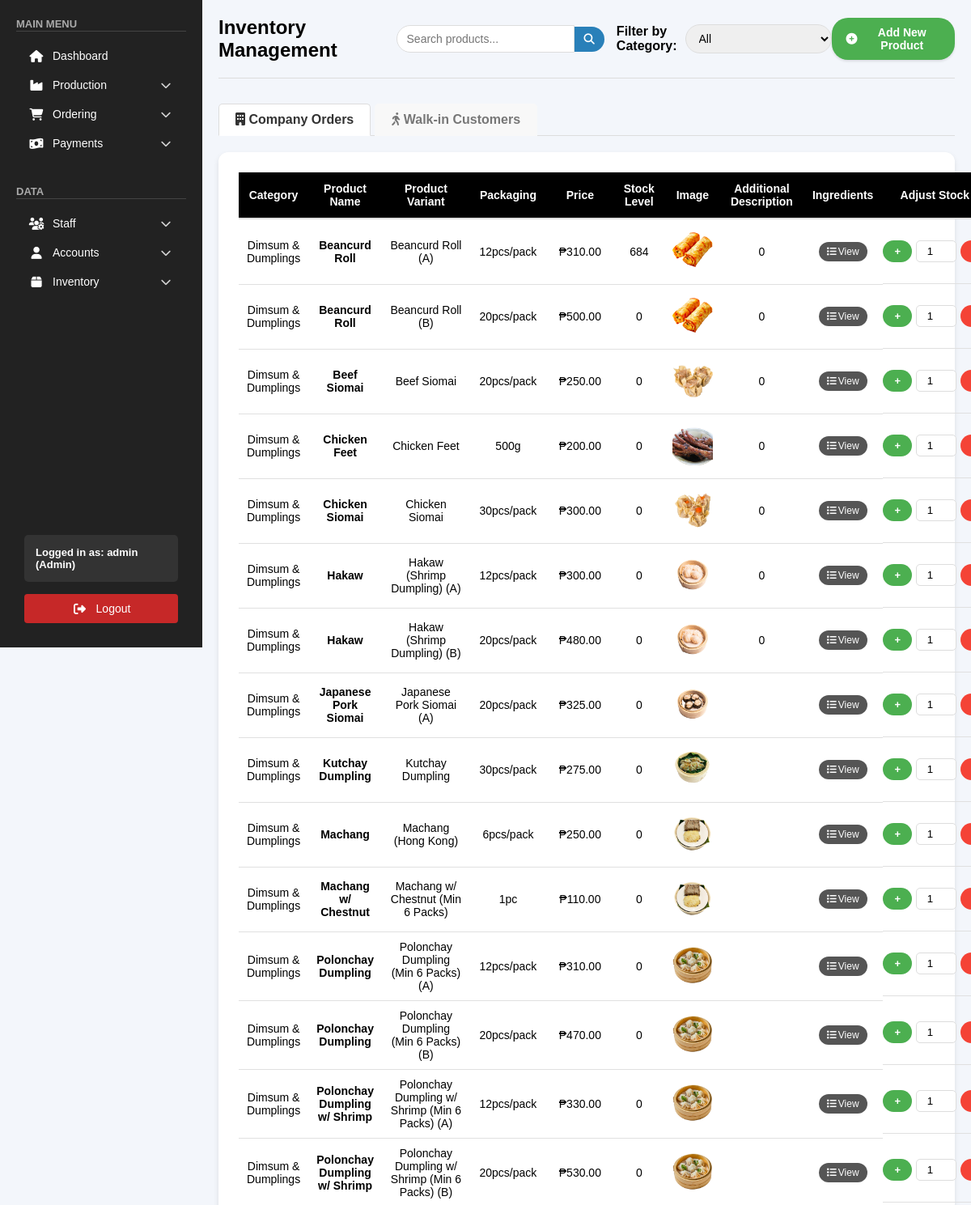
Page /public/pages/inventory.php (signed in, upper part) on the committed database.
### tables this page shows
CREATE TABLE `products` (
  `product_id` int(11) NOT NULL,
  `category` varchar(50) NOT NULL,
  `product_name` varchar(255) DEFAULT NULL,
  `item_description` varchar(255) NOT NULL,
  `packaging` varchar(50) DEFAULT NULL,
  `price` decimal(10,2) NOT NULL,
  `stock_quantity` int(11) NOT NULL DEFAULT 0,
  `additional_description` text DEFAULT NULL,
  `product_image` varchar(255) DEFAULT NULL,
  `ingredients` text DEFAULT NULL
);

### public/pages/inventory.php (the view, shortened to what this page needs)
<?php
include "../../backend/db_connection.php";
$active_tab = isset($_GET['tab']) ? $_GET['tab'] : 'company';
$sql = "SELECT DISTINCT product_name FROM products WHERE product_name IS NOT NULL AND product_name != ''
        UNION
        SELECT DISTINCT product_name FROM walkin_products WHERE product_name IS NOT NULL AND product_name != ''
        ORDER BY product_name";
if ($active_tab === 'company') {
    $sql = "SELECT product_id, category, product_name, item_description, packaging, price, stock_quantity, additional_description, product_image FROM products ORDER BY category, product_name, item_description";
} else {
    $sql = "SELECT product_id, category, product_name, item_description, packaging, price, stock_quantity, additional_description, product_image FROM walkin_products ORDER BY category, product_name, item_description";
}
$result = $conn->query($sql);
?>
<!DOCTYPE html>
<html lang="en">
<head>
    <link rel="stylesheet" href="/css/inventory.css">
    <link rel="stylesheet" href="/css/sidebar.css">
    <link rel="stylesheet" href="https://cdnjs.cloudflare.com/ajax/libs/font-awesome/6.4.2/css/all.min.css">
    <link rel="stylesheet" href="https://cdnjs.cloudflare.com/ajax/libs/toastr.js/latest/toastr.min.css">
</head>
<body>
    <?php include '../sidebar.php'; ?>
    <div class="main-content">
        <div class="inventory-header">
            <h1>Inventory Management</h1>
            <div class="search-filter-container">
                <div class="search-container">
                    <input type="text" id="search-input" placeholder="Search products..." onkeyup="searchProducts()">
                    <button class="search-btn"><i class="fas fa-search"></i></button>
                </div>
                <div class="filter-section">
                    <label for="category-filter">Filter by Category:</label>
                    <select id="category-filter" onchange="filterByCategory()">
                        <option value="all">All</option>
                    </select>
                </div>
            </div>
            <button onclick="openAddProductForm()" class="add-product-btn">
                <i class="fas fa-plus-circle"></i> Add New Product
            </button>
        </div>
        <ul class="inventory-tabs">
            <li class="tab-item <?php echo ($active_tab === 'company') ? 'active' : ''; ?>" onclick="window.location.href='?tab=company'">
                <i class="fas fa-building"></i> Company Orders
            </li>
            <li class="tab-item <?php echo ($active_tab === 'walkin') ? 'active' : ''; ?>" onclick="window.location.href='?tab=walkin'">
                <i class="fas fa-walking"></i> Walk-in Customers
            </li>
        </ul>
        <div class="inventory-table-container">
            <table class="inventory-table">
                <thead>
                    <tr>
                        <th>Category</th>
                        <th>Product Name</th>
                        <th>Product Variant</th>
                        <th>Packaging</th>
                        <th>Price</th>
                        <th>Stock Level</th>
                        <th>Image</th>
                        <th>Additional Description</th>
                        <th>Ingredients</th>
                        <th>Adjust Stock</th>
                    </tr>
                </thead>
                <tbody id="inventory-table">
                    <?php
                    if ($result->num_rows > 0) {
                        while ($row = $result->fetch_assoc()) {
                            $data_attributes = "data-category='{$row['category']}'
                                               data-product-id='{$row['product_id']}'
                                               data-product-name='" . htmlspecialchars($row['product_name'] ?? '') . "'
                                               data-item-description='{$row['item_description']}'
                                               data-packaging='{$row['packaging']}'
                                               data-additional-description='" . htmlspecialchars($row['additional_description'] ?? '') . "'";
                            echo "<tr $data_attributes>
                                <td>{$row['category']}</td>
                                <td class='product-name'>" . htmlspecialchars($row['product_name'] ?? '') . "</td>
                                <td>{$row['item_description']}</td>
                                <td>{$row['packaging']}</td>
                                <td>₱" . number_format($row['price'], 2) . "</td>
                                <td id='stock-{$row['product_id']}'>{$row['stock_quantity']}</td>
                                <td class='product-image-cell'>";
                            if (!empty($row['product_image'])) {
                                echo "<img src='" . htmlspecialchars($row['product_image']) . "' alt='Product Image' class='product-img' onclick='openModal(this)'>";
                            } else {
                                echo "<div class='no-image'>No image</div>";
                            }
                            echo "</td>
                                <td class='additional-desc'>" . htmlspecialchars($row['additional_description'] ?? '') . "</td>
                                <td>
                                    <button class='view-ingredients-btn' onclick='viewIngredients({$row['product_id']}, \"" . ($active_tab === 'walkin' ? 'walkin' : 'company') . "\")'>
                                        <i class='fas fa-list'></i> View
                                    </button>
                                </td>
                                <td class='adjust-stock'>
                                    <button class='add-btn' onclick='updateStock({$row['product_id']}, \"add\", \"" . ($active_tab === 'walkin' ? 'walkin' : 'company') . "\")'>+</button>
                                    <input type='number' id='adjust-{$row['product_id']}' min='1' value='1'>
                                    <button class='remove-btn' onclick='updateStock({$row['product_id']}, \"remove\", \"" . ($active_tab === 'walkin' ? 'walkin' : 'company') . "\")'>-</button>
                                </td>
                                <td>
                                    <button class='edit-btn' onclick='editProduct({$row['product_id']}, \"" . ($active_tab === 'walkin' ? 'walkin' : 'company') . "\")'>
                                        <i class='fas fa-edit'></i> Edit
                                    </button>
                                </td>
                            </tr>";
                        }
                    } else {
                        echo "<tr><td colspan='11'>No products found.</td></tr>";
                    }
                    ?>
                </tbody>
            </table>
        </div>
    </div>
</body>
</html>

### css/inventory.css (style rules this page uses)
body { font-family: Arial, sans-serif; background-color: #f3f6fb; margin: 0; box-sizing: border-box; }
.inventory-header { display: flex; justify-content: space-between; align-items: center; margin-bottom: 30px; padding-bottom: 20px; border-bottom: 1px solid #ddd; }
.inventory-header h1 { font-size: 24px; font-weight: bold; display: flex; align-items: center; gap: 12px; }
.search-filter-container { display: flex; gap: 15px; align-items: center; }
.search-container { display: flex; align-items: center; }
.search-container input { padding: 8px 12px; border-radius: 20px 0 0 20px; border: 1px solid #ddd; font-size: 14px; width: 220px; }
.search-container .search-btn { background-color: #2980b9; color: white; border: none; border-radius: 0 20px 20px 0; padding: 8px 12px; cursor: pointer; }
.filter-section { display: flex; align-items: center; }
.filter-section label { margin-right: 10px; font-weight: bold; }
.filter-section select { padding: 8px 12px; border-radius: 20px; border: 1px solid #ddd; font-size: 14px; }
.add-product-btn { padding: 10px 18px; font-size: 14px; border: none; font-weight: bold; color: white; background-color: #4CAF50; border-radius: 20px; text-decoration: none; transition: 0.3s; display: flex; align-items: center; gap: 8px; box-shadow: 0px 2px 3px rgba(0, 0, 0, 0.1); cursor: pointer; }
.inventory-table-container { background-color: #ffffff; padding: 25px; border-radius: 12px; box-shadow: 0px 3px 6px rgba(0, 0, 0, 0.1); }
.inventory-table { width: 100%; border-collapse: collapse; font-size: 14px; }
.inventory-table th { background-color: black; color: white; font-weight: bold; padding: 12px; text-align: center; border-bottom: 2px solid #ddd; }
.inventory-table td { padding: 10px; text-align: center; border-bottom: 1px solid #e0e0e0; height: 100%; }
.inventory-table td.adjust-stock { height: 100%; padding: 0; }
.add-btn, .remove-btn, .edit-btn { padding: 6px 14px; font-size: 13px; font-weight: 600; border-radius: 20px; text-decoration: none; transition: background-color 0.3s; display: flex; align-items: center; gap: 5px; border: none; cursor: pointer; }
.add-btn { background-color: #4CAF50; color: white; }
.remove-btn { background-color: #f44336; color: white; }
.adjust-stock { display: flex; align-items: center; justify-content: center; gap: 5px; height: 100%; min-height: 80px; padding: 10px; }
.adjust-stock input { width: 50px; padding: 5px; border-radius: 5px; border: 1px solid #ddd; text-align: center; }

### css/sidebar.css (style rules this page uses)
* { margin: 0; padding: 0; box-sizing: border-box; font-family: Arial, sans-serif; text-decoration: none; }
.main-content { margin-left: 250px; padding: 20px; width: calc(100% - 250px); box-sizing: border-box; overflow-x: auto; }

### public/pages/inventory.php (style rules this page uses)
.product-img { width: 50px; height: 50px; object-fit: cover; cursor: pointer; border-radius: 4px; transition: all 0.3s; }
.additional-desc { max-width: 150px; overflow: hidden; text-overflow: ellipsis; white-space: nowrap; }
.product-name { font-weight: bold; }
.inventory-tabs { display: flex; margin-bottom: 20px; border-bottom: 1px solid #ddd; padding: 0; list-style: none; }
.tab-item { padding: 10px 20px; cursor: pointer; font-weight: bold; border: 1px solid transparent; border-bottom: none; border-radius: 5px 5px 0 0; margin-right: 5px; transition: all 0.3s; position: relative; top: 1px; }
.tab-item.active { background-color: #fff; border-color: #ddd; border-bottom: 1px solid #fff; color: #333; }
.tab-item:not(.active) { background-color: #f8f8f8; color: #777; }
.view-ingredients-btn { background-color: #555555; color: white; border: none; padding: 5px 10px; border-radius: 80px; cursor: pointer; display: inline-flex; align-items: center; justify-content: center; font-size: 12px; }
.view-ingredients-btn i { margin-right: 2px; }

### rows in the picture
products: category "Dimsum & Dumplings", product_name "Beancurd Roll", item_description "Beancurd Roll (A)", packaging "12pcs/pack", price "310.00", stock_quantity "684", product_image (picture), additional_description "0"
products: category "Dimsum & Dumplings", product_name "Beancurd Roll", item_description "Beancurd Roll (B)", packaging "20pcs/pack", price "500.00", stock_quantity "0", product_image (picture), additional_description "0"
products: category "Dimsum & Dumplings", product_name "Beef Siomai", item_description "Beef Siomai", packaging "20pcs/pack", price "250.00", stock_quantity "0", product_image (picture), additional_description "0"
products: category "Dimsum & Dumplings", product_name "Chicken Feet", item_description "Chicken Feet", packaging "500g", price "200.00", stock_quantity "0", product_image (picture), additional_description "0"
products: category "Dimsum & Dumplings", product_name "Chicken Siomai", item_description "Chicken Siomai", packaging "30pcs/pack", price "300.00", stock_quantity "0", product_image (picture), additional_description "0"
products: category "Dimsum & Dumplings", product_name "Hakaw", item_description "Hakaw (Shrimp Dumpling) (A)", packaging "12pcs/pack", price "300.00", stock_quantity "0", product_image (picture), additional_description "0"
products: category "Dimsum & Dumplings", product_name "Hakaw", item_description "Hakaw (Shrimp Dumpling) (B)", packaging "20pcs/pack", price "480.00", stock_quantity "0", product_image (picture), additional_description "0"
products: category "Dimsum & Dumplings", product_name "Japanese Pork Siomai", item_description "Japanese Pork Siomai (A)", packaging "20pcs/pack", price "325.00", stock_quantity "0", product_image (picture)
products: category "Dimsum & Dumplings", product_name "Kutchay Dumpling", item_description "Kutchay Dumpling", packaging "30pcs/pack", price "275.00", stock_quantity "0", product_image (picture)
products: category "Dimsum & Dumplings", product_name "Machang", item_description "Machang (Hong Kong)", packaging "6pcs/pack", price "250.00", stock_quantity "0", product_image (picture)
products: category "Dimsum & Dumplings", product_name "Machang w/ Chestnut", item_description "Machang w/ Chestnut (Min 6 Packs)", packaging "1pc", price "110.00", stock_quantity "0", product_image (picture)
products: category "Dimsum & Dumplings", product_name "Polonchay Dumpling", item_description "Polonchay Dumpling (Min 6 Packs) (A)", packaging "12pcs/pack", price "310.00", stock_quantity "0", product_image (picture)
products: category "Dimsum & Dumplings", product_name "Polonchay Dumpling", item_description "Polonchay Dumpling (Min 6 Packs) (B)", packaging "20pcs/pack", price "470.00", stock_quantity "0", product_image (picture)
products: category "Dimsum & Dumplings", product_name "Polonchay Dumpling w/ Shrimp", item_description "Polonchay Dumpling w/ Shrimp (Min 6 Packs) (A)", packaging "12pcs/pack", price "330.00", stock_quantity "0", product_image (picture)
products: category "Dimsum & Dumplings", product_name "Polonchay Dumpling w/ Shrimp", item_description "Polonchay Dumpling w/ Shrimp (Min 6 Packs) (B)", packaging "20pcs/pack", price "530.00", stock_quantity "0", product_image (picture)

### other values in the picture
$username "admin"
$role "Admin"
